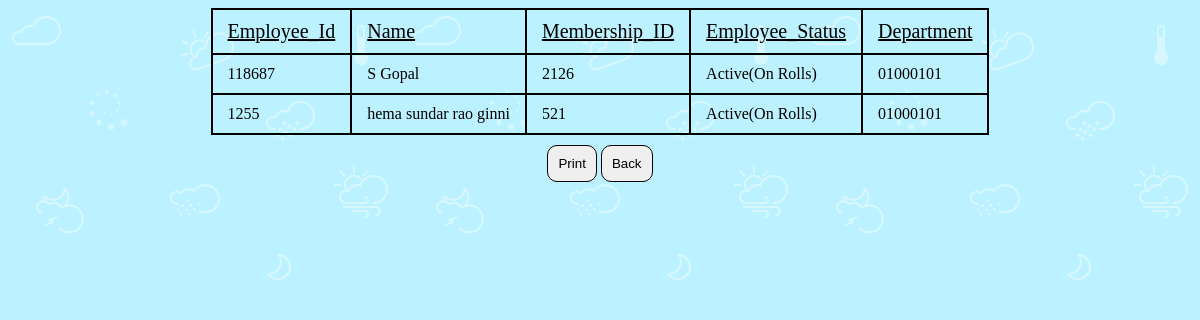
The app's page /report/all.php with its own data.
### tables this page shows
CREATE TABLE `employee_data` (
  `First_Name` varchar(15) NOT NULL,
  `Last_Name` varchar(15) NOT NULL,
  `Member_Number` varchar(10) NOT NULL,
  `Employee_ID` varchar(10) NOT NULL,
  `Employee_Status` varchar(25) NOT NULL,
  `Department_Code` varchar(10) NOT NULL,
  `Designation` varchar(30) NOT NULL,
  `Phone_Number` varchar(15) NOT NULL,
  `Email` varchar(25) NOT NULL,
  `City` varchar(20) NOT NULL,
  `Date_Of_Birth` date NOT NULL,
  `Date_Of_Marriage` date NOT NULL,
  `Date_Of_Retire` date NOT NULL,
  `Profile_Picture` varchar(100) NOT NULL,
  PRIMARY KEY (`Employee_ID`),
  UNIQUE KEY `Employee_ID` (`Employee_ID`),
  KEY `Department_Code` (`Department_Code`),
  KEY `Employee_ID_2` (`Employee_ID`)
);

### php-classes/report.php (called while the page is built, shortened)
<?php
class Report{
  function report_display($status){
    $user_name="employee";
		$serv_name="localhost";
		$password="employee";
		$dbname="club_data";
		$tablename="employee_data";
		$connect=mysql_connect($serv_name,$user_name,$password);
    if($status==1){
      $query="SELECT Employee_Id,First_Name,Last_Name,Member_Number,Employee_Status,Department_Code FROM $tablename WHERE 1=1;";
        $all=array();
      if($res=mysql_query($query,$connect)){
        while($temp=mysql_fetch_array($res)){
          array_push($all,$temp);
        }
      }
      return $all;
    }
  }
}
 ?>

### report/all.php (the view, shortened to what this page needs)
<?php
include("../php-classes/report.php");
$rep=new Report();
$res=$rep->report_display(1);
?>
<!DOCTYPE html>
<html>
<head>
  <link href="../css/style.css" rel="stylesheet" />
</head>
<body>
  <center>
<table>
  <thead><td>Employee_Id</td><td>Name</td><td>Membership_ID</td><td>Employee_Status</td><td>Department</td></thead>
  <?php
    foreach ($res as  $value) {
      echo "<tr><td>$value[0]</td><td>$value[1] $value[2]</td><td>$value[3]</td><td>$value[4]</td><td>$value[5]</td></tr>";
    }
   ?>
</table>
<button onclick="window.print()">Print</button>
<button onclick="window.location='index.php'">Back</button>
</center>
</body>
</html>

### css/style.css (style rules this page uses)
body { font-size:16px; background-image: url(../images/bg.png); }
button { border-radius:10px; padding: 10px; border-width: 1px; border-style: solid; border-color: rgb(0,0,0); margin-top: 10px; }
table { min-width: 400px; max-height: 300px; max-width: 800px; border-spacing: 0px; border-style: solid; border-color: black; border-width: 1px }
table td { border-style: solid; border-color: black; border-width: 1px; text-align: left; padding: 10px 15px; }
table thead { font-size: 20px; text-decoration: underline; }

### records on screen
employee_data: Employee_ID "118687", First_Name "S Gopal", Member_Number "2126", Employee_Status "Active(On Rolls)", Department_Code "01000101"
employee_data: Employee_ID "1255", First_Name "hema sundar rao", Last_Name "ginni", Member_Number "521", Employee_Status "Active(On Rolls)", Department_Code "01000101"
